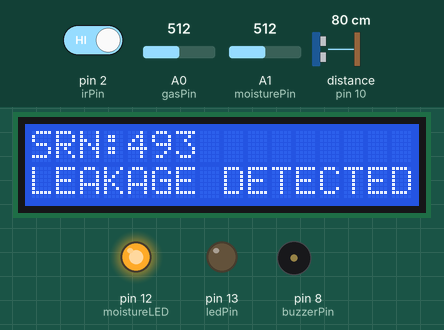
A sketch run on a simulated Arduino Uno, built with avr-gcc and run on an emulated ATmega328P. Shown: 16×2 character LCD, output pins drawn as LEDs (lit = HIGH), buzzer (waves = sounding, pin HIGH). Wiring (inferred from the names in the program): ultrasonic range finder: trigger pin 9; echo pin 10. The inputs (shaded band) are chosen by the test bench; at power-on: A1 (moisturePin) = 512, distance to the obstacle (sensor on pin 10) 80 cm, A0 (gasPin) = 512, pin 2 (irPin) HIGH. The echo pulse lasts 58.3 µs per cm; pins used as bus, display or sensor lines are not drawn; what the sketch prints to the serial monitor is not drawn.

Above: at 4.2 s.
4.3 s: A1 (moisturePin) set to 739
5.8 s: A1 (moisturePin) set to 760
At 6.9 s:
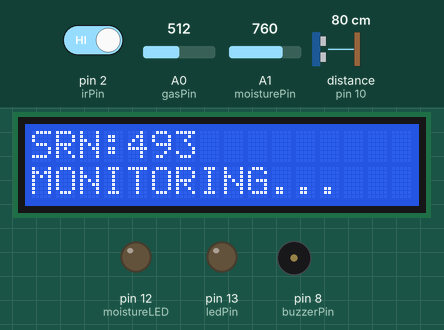
7.4 s: distance to the obstacle (sensor on pin 10) set to 33 cm
10.4 s: distance to the obstacle (sensor on pin 10) set to 27 cm
At 11.4 s:
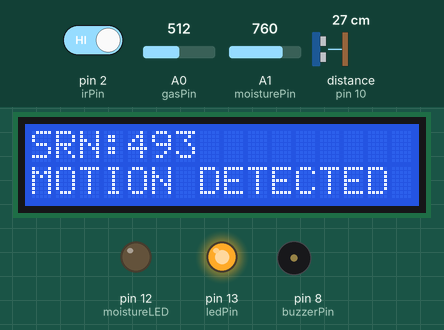
12.0 s: A0 (gasPin) set to 587
13.5 s: A0 (gasPin) set to 618
At 14.8 s:
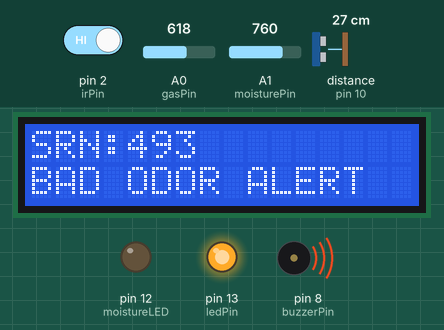
Timing chart, 0 to 16.1 s (numbered marks = the images above; inputs shaded):
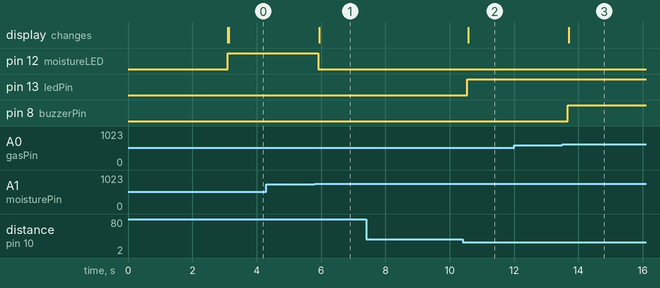

Measured:
- the behaviour switches between 749 and 750 on A1 (moisturePin) (found by bisection; images 0 and 1)
- the behaviour switches between 31 and 30 cm on distance to the obstacle (sensor on pin 10) (found by bisection; images 1 and 2)
- the behaviour switches between 600 and 601 on A0 (gasPin) (found by bisection; images 2 and 3)
- after the input at 4.3 s, every drawn part: stays the same
- after the input at 5.8 s, pin 12 (moistureLED): HIGH → LOW after 0.11 s; the display: changes after 0.14 s (image 1)
- after the input at 7.4 s, every drawn part: stays the same
- after the input at 10.4 s, pin 13 (ledPin): LOW → HIGH after 0.14 s; the display: changes after 0.17 s (image 2)
- after the input at 12.0 s, every drawn part: stays the same
- after the input at 13.5 s, pin 8 (buzzerPin): LOW → HIGH after 0.16 s; the display: changes after 0.20 s (image 3)

The sketch:

smart_washroom_system.ino
```cpp
// PES University - Smart Washroom Final Project

#include <Wire.h>
#include <LiquidCrystal_I2C.h>

// Initialize LCD (Address 0x27)
LiquidCrystal_I2C lcd(0x27, 16, 2);

// Pin Definitions
const int trigPin = 9;
const int echoPin = 10;
const int irPin = 2;
const int buzzerPin = 8;
const int ledPin = 13;
const int moistureLED = 12;
const int gasPin = A0;
const int moisturePin = A1;

void setup() {
  Serial.begin(9600);

  // LCD Startup
  lcd.init();
  lcd.backlight();

  pinMode(trigPin, OUTPUT);
  pinMode(echoPin, INPUT);
  pinMode(irPin, INPUT_PULLUP);
  pinMode(buzzerPin, OUTPUT);
  pinMode(ledPin, OUTPUT);
  pinMode(moistureLED, OUTPUT);

  // New Clean Splash Screen
  lcd.setCursor(0, 0);
  lcd.print(" SMART WASHROOM "); // Row 1
  lcd.setCursor(0, 1);
  lcd.print("     SYSTEM     "); // Row 2
  delay(3000); // Stays for 3 seconds
  lcd.clear();

  Serial.println("SYSTEM INITIALIZED: MONITORING ALL SENSORS");
}

void loop() {
  // 1. SENSOR READS
  digitalWrite(trigPin, LOW); delayMicroseconds(2);
  digitalWrite(trigPin, HIGH); delayMicroseconds(10);
  digitalWrite(trigPin, LOW);
  int distance = pulseIn(echoPin, HIGH) * 0.034 / 2;

  int tapState = digitalRead(irPin);
  int gasValue = analogRead(gasPin);
  int moistureValue = analogRead(moisturePin);

  // 2. HARDWARE LOGIC
  if (distance > 0 && distance < 30) digitalWrite(ledPin, HIGH);
  else digitalWrite(ledPin, LOW);

  if (gasValue > 600) digitalWrite(buzzerPin, HIGH);
  else digitalWrite(buzzerPin, LOW);

  if (moistureValue < 750) digitalWrite(moistureLED, HIGH);
  else digitalWrite(moistureLED, LOW);

  // 3. LCD PRIORITY DISPLAY
  // Line 1: Author SRN
  lcd.setCursor(0, 0);
  lcd.print("SRN:493         ");

  // Line 2: Priority Alerts
  lcd.setCursor(0, 1);
  if (moistureValue < 750) {
    lcd.print("LEAKAGE DETECTED");
  }
  else if (gasValue > 600) {
    lcd.print("BAD ODOR ALERT  ");
  }
  else if (tapState == LOW) {
    lcd.print("TAP STATUS: ON  ");
  }
  else if (distance > 0 && distance < 30) {
    lcd.print("MOTION DETECTED ");
  }
  else {
    lcd.print("MONITORING...   ");
  }

  // 4. SERIAL MONITOR DATA
  if (tapState == LOW) Serial.print(" [TAP ACTIVE] ");
  Serial.print("Dist: "); Serial.print(distance);
  Serial.print("cm | Gas: "); Serial.print(gasValue);
  Serial.print(" | Leakage Level: "); Serial.println(moistureValue);

  delay(150);
}
```
